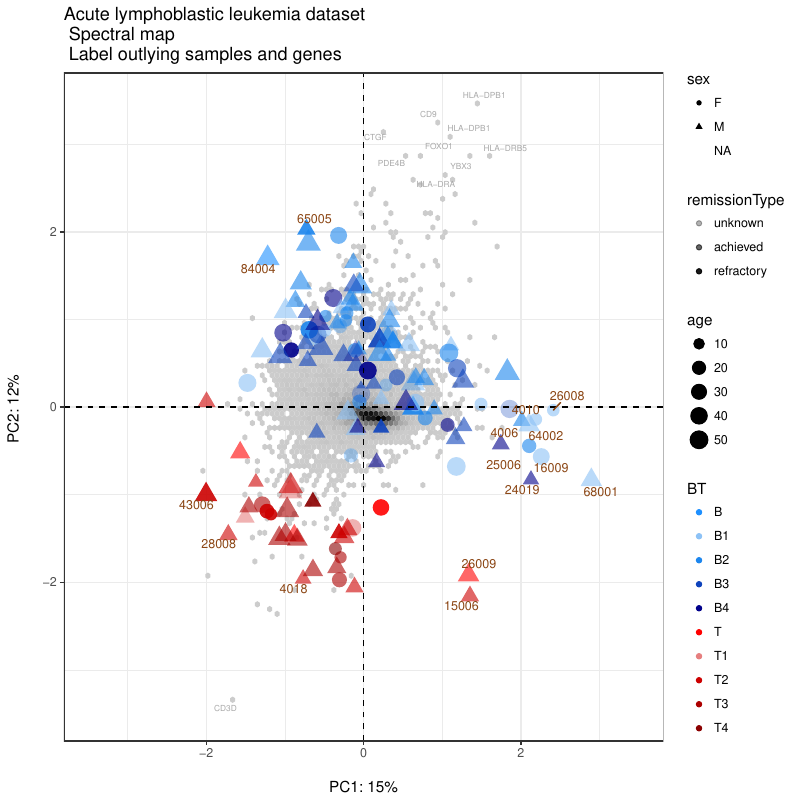

Write R code to recreate this figure.
library(esetVis)
library(ALL)
data(ALL)

# to get gene annotation from probe IDs (from the paper HGU95aV2 gene chip was used)
library("hgu95av2.db")
library("AnnotationDbi")
probeIDs <- featureNames(ALL)
geneInfo <- AnnotationDbi::select(hgu95av2.db, probeIDs, 
    c("ENTREZID", "SYMBOL", "GENENAME"), "PROBEID")
# 482 on the 12625 probe IDs don't have ENTREZ ID/SYMBOL/GENENAME

# remove genes with duplicated annotation: 1214
geneInfoWthtDuplicates <- geneInfo[!duplicated(geneInfo$PROBEID), ]

# remove genes without annotation: 482
genesWthtAnnotation <- rowSums(is.na(geneInfoWthtDuplicates)) > 0
geneInfoWthtDuplicatesAndWithAnnotation <- geneInfoWthtDuplicates[!genesWthtAnnotation, ]

probeIDsWithAnnotation <- featureNames(ALL)[featureNames(ALL) %in% 
    geneInfoWthtDuplicatesAndWithAnnotation$PROBEID]
ALL <- ALL[probeIDsWithAnnotation, ]

fData <- geneInfoWthtDuplicatesAndWithAnnotation[
    match(probeIDsWithAnnotation, geneInfoWthtDuplicatesAndWithAnnotation$PROBEID), ]
rownames(fData) <- probeIDsWithAnnotation
fData(ALL) <- fData

# grouping variable: B = B-cell, T = T-cell
groupingVariable <- pData(ALL)$BT

# create custom palette
colorPalette <- c("dodgerblue", 
    colorRampPalette(c("white","dodgerblue2", "darkblue"))(5)[-1], 
    "red", colorRampPalette(c("white", "red3", "darkred"))(5)[-1])
color <- groupingVariable; levels(color) <- colorPalette

# reformat type of the remission
remissionType <- ifelse(is.na(ALL$remission), "unknown", as.character(ALL$remission))
ALL$remissionType <- factor(remissionType,
    levels = c("unknown", "CR", "REF"), 
    labels = c("unknown", "achieved", "refractory"))

g = print(esetSpectralMap(eset = ALL, 
        title = paste("Acute lymphoblastic leukemia dataset \n",
            "Spectral map \n Label outlying samples and genes"),
        colorVar = "BT", color = colorPalette,
        shapeVar = "sex",
        sizeVar = "age", sizeRange = c(2, 6),
        alphaVar = "remissionType", alpha = c(0.3, 0.6, 0.9),
        topGenes = 10, topGenesVar = "SYMBOL",
        topGenesCex = 2, topGenesColor = "darkgrey",
        topSamples = 15, topSamplesVar = "cod", topSamplesColor = "chocolate4",
        topSamplesCex = 3
    ))
 
png("SpectralMap.png", width=800, height=800, res=120)
print(g)
dev.off()

pdf("SpectralMap.pdf", width = 8, height = 8, useDingbats=F)
print(g)
dev.off()

